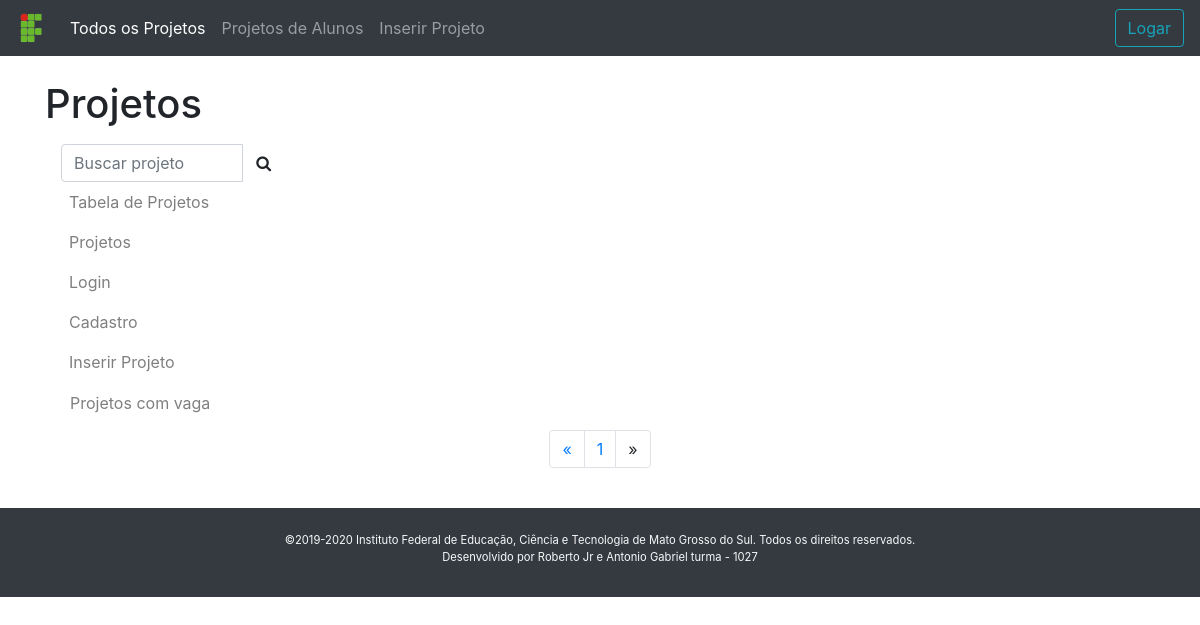
The app's page /views/projetos.php?pagina=2, older data.
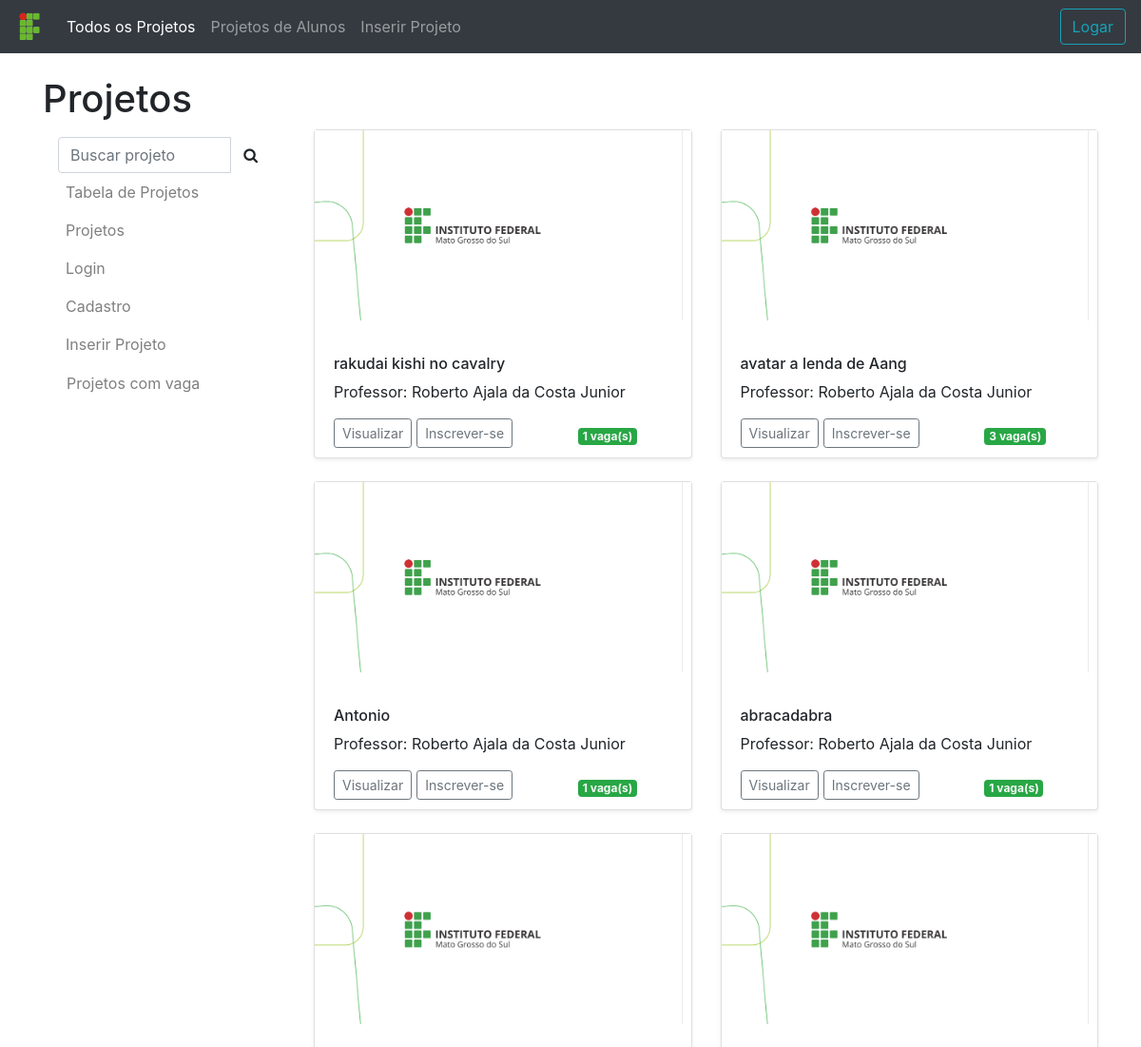
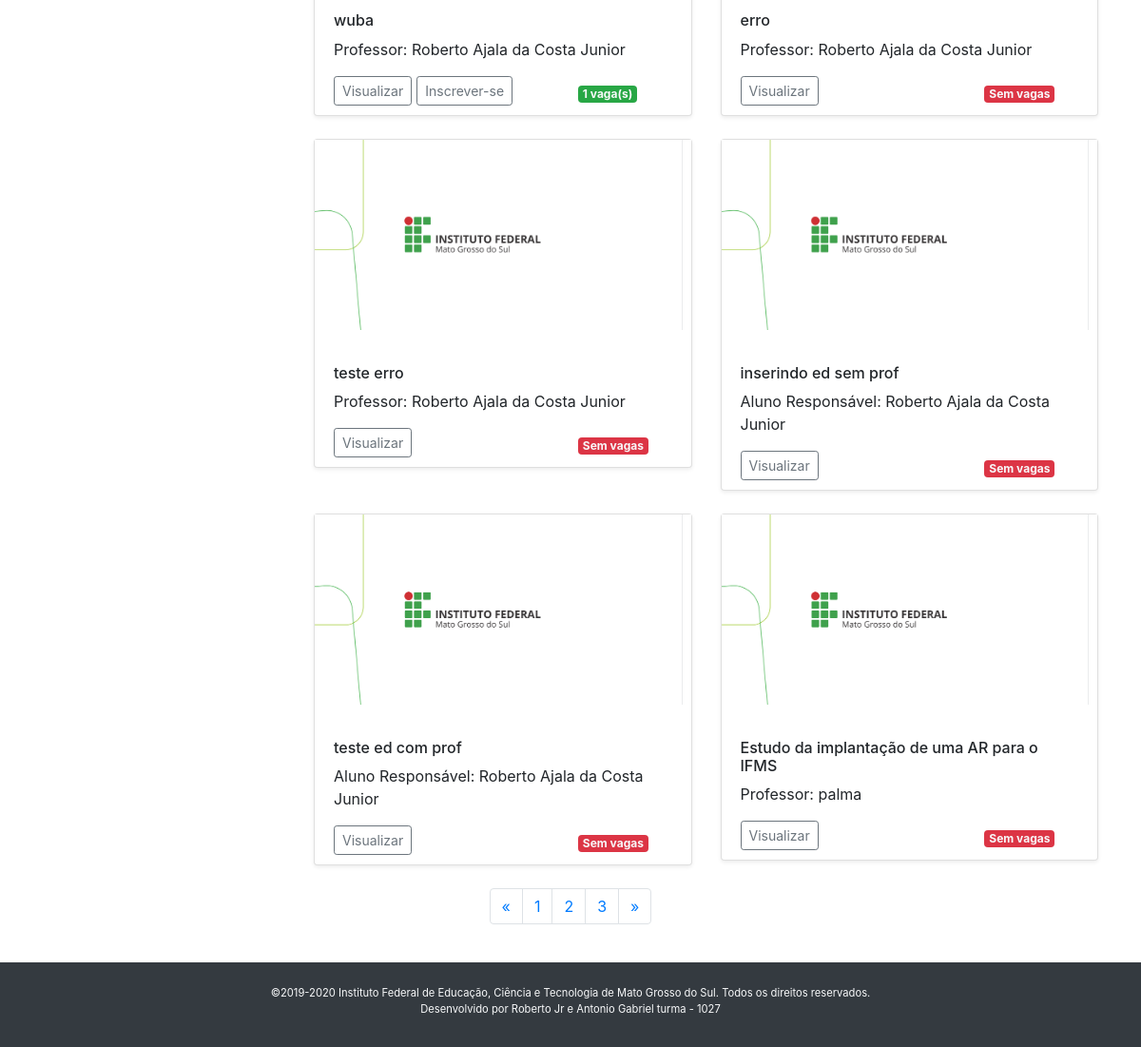
The same page, newer data (2 pictures, top to bottom).
### tables this page shows
CREATE TABLE `projeto` (
  `idProj` int(11) NOT NULL,
  `idProf` int(11) DEFAULT NULL,
  `idAluno` int(11) DEFAULT NULL,
  `tituloProj` varchar(255) NOT NULL,
  `dataIniProj` date DEFAULT NULL,
  `dataFinProj` date DEFAULT NULL,
  `resumoProj` mediumtext NOT NULL,
  `fotoProj` varchar(200) DEFAULT NULL,
  `vagasProj` int(11) NOT NULL,
  `inscritosProj` int(11) NOT NULL,
  `vagasRestantes` int(11) NOT NULL,
  `orienta` tinyint(4) DEFAULT NULL
);

CREATE TABLE `professor` (
  `idProf` int(11) NOT NULL,
  `idLogin` int(11) NOT NULL,
  `nomeProf` varchar(255) DEFAULT NULL,
  `cpfProf` varchar(14) DEFAULT NULL,
  `idCampus` int(11) DEFAULT NULL,
  `siap` varchar(255) DEFAULT NULL,
  `telefone` varchar(15) DEFAULT NULL,
  `privilegios` int(11) DEFAULT NULL
);

CREATE TABLE `aluno` (
  `idAluno` int(11) NOT NULL,
  `idLogin` int(11) NOT NULL,
  `nomeAluno` varchar(255) DEFAULT NULL,
  `idCurso` int(11) DEFAULT NULL,
  `idCampus` int(11) DEFAULT NULL,
  `cpfAluno` varchar(14) DEFAULT NULL,
  `raAluno` int(11) DEFAULT NULL,
  `turma` varchar(5) DEFAULT NULL,
  `privilegios` int(11) DEFAULT NULL
);

### views/projetos.php (the view, shortened to what this page needs)
<head>
</head>
<?php
    require_once('navbar/navbar.php');
    require_once('../bd/conexao.php');
    $pagina = (isset($_GET['pagina'])) ? $_GET['pagina'] : 1;
    if($conexao){
        $projetoSql = "SELECT * FROM projeto";
        $resultadoProjeto = mysqli_query($conexao, $projetoSql);
        $totalProjetos = mysqli_num_rows($resultadoProjeto);
        $quantidade_por_pg = 10;
        $num_pg = ceil($totalProjetos/$quantidade_por_pg);
        $inicio = ($quantidade_por_pg*$pagina)-$quantidade_por_pg;
        $sql = "SELECT * FROM projeto LIMIT $inicio, $quantidade_por_pg";
        $resultadoSQL= mysqli_query($conexao, $sql);
        $vetorUmRegistro = mysqli_fetch_assoc($resultadoSQL);
        $vetorTodosRegistros = array();
        while($vetorUmRegistro != null){
            array_push($vetorTodosRegistros, $vetorUmRegistro);
            $vetorUmRegistro = mysqli_fetch_assoc($resultadoSQL);
        }
        $sql = "SELECT DISTINCT professor.idProf, professor.nomeProf FROM projeto INNER JOIN professor ON projeto.idProf = professor.idProf";
        $resultadoSQL= mysqli_query($conexao, $sql);
        $vetorUmRegistro = mysqli_fetch_assoc($resultadoSQL);
        $vetorProfessores = array();
        while($vetorUmRegistro != null){
            array_push($vetorProfessores, $vetorUmRegistro);
            $vetorUmRegistro = mysqli_fetch_assoc($resultadoSQL);
        }
        $sql = "SELECT DISTINCT aluno.nomeAluno, aluno.idAluno FROM aluno INNER JOIN projeto ON aluno.idAluno = projeto.idAluno";
        $resultadoSQL= mysqli_query($conexao, $sql);
        $vetorUmRegistro = mysqli_fetch_assoc($resultadoSQL);
        $vetorAlunos = array();
        while($vetorUmRegistro != null){
            array_push($vetorAlunos, $vetorUmRegistro);
            $vetorUmRegistro = mysqli_fetch_assoc($resultadoSQL);
        }
    }else{
        echo('<h3 class="text-center"> Erro ao conectar </h3>');
    }
?>
<div class="container">
    <div class="page-header">
        <div class="row">
            <div class="col-sm-8 col-md-9  col-lg-6 col-xl-6">
                <h1>Projetos</h1>
            </div>
            <div class="col-sm-4 col-md-3">
                <nav class="navbar navbar-expand-lg navbar-light">
                </nav>
            </div>
        </div>
    </div>
    <div class="row">
        <div class="col-xl-3 col-lg-3">
            <nav class="navbar navbar-expand-lg navbar-light">
                <?php require_once("navbar/menu_lateral.php") ?>
            </nav>
        </div>
        <div class="col-xl-9 col-lg-9">
            <div class="row">
                <?php foreach($vetorTodosRegistros as $umRegistro): ?>
                    <div class="col-sm-12 col-md-6 col-lg-6 col-xl-6">
                        <div class="card mb-4 shadow-sm">
                            <img  src="../imagemProjetos/<?=$umRegistro["fotoProj"]?>" height="200em" focusable="false" role="img" aria-label="Placeholder: Thumbnail" style="object-fit:cover;">
                            <div class="card-body" style="padding-bottom: 0px;">
                                <?php if($umRegistro['idAluno']==NULL){ ?>
                                    <?php foreach($vetorProfessores as $vP){ ?>
                                        <?php if($vP['idProf'] == $umRegistro["idProf"]) { ?>
                                            <p class="card-text"><h6><?=$umRegistro["tituloProj"]?></h6>Professor: <?=$vP["nomeProf"]?></p>
                                        <?php break; ?>
                                        <?php } ?>
                                    <?php } ?>
                                <?php } else { ?>
                                    <?php foreach($vetorAlunos as $vA){ ?>
                                        <?php if($vA['idAluno'] == $umRegistro["idAluno"]) { ?>
                                            <p class="card-text"><h6><?=$umRegistro["tituloProj"]?></h6>Aluno Responsável: <?=$vA["nomeAluno"]?></p>
                                        <?php break; ?>
                                        <?php } ?>
                                    <?php } ?>
                                <?php } ?>
                                <div class="row" style="margin-bottom: 10px;">
                                    <div class="form-inline col-sm-8 col-md-8 col-lg-8 col-xl-8">
                                        <form action="projeto.php" method="post">
                                            <button type="submit" class="btn btn-sm btn-outline-secondary">Visualizar</button>
                                        </form>
                                        <?php if(isset($_SESSION['tipoLogin']) && $_SESSION['tipoLogin']!="Professor" && $umRegistro['vagasRestantes']!=0){ ?>
                                            <form action="perfil.php" method="post">
                                                <input type="hidden" name="id" value="<?=$umRegistro['idProf']?>">
                                                <input type="hidden" name="insc" value="1">
                                                <input type="hidden" name="tipo" value="Professor">
                                                <button type="submit" class="btn btn-sm btn-outline-secondary" style="margin-left:5px;">Inscrever-se</button>
                                            </form>
                                        <?php } else if($umRegistro['vagasRestantes']!=0 && !isset($_SESSION['tipoLogin'])) { ?>
                                            <form action="tela_login.php">
                                                <button type="submit" class="btn btn-sm btn-outline-secondary" style="margin-left:5px;">Inscrever-se</button>
                                            </form>
                                        <?php } ?>
                                    </div>
                                    <div class="col-sm-2 col-md-2 col-lg-2 col-xl-2" style="margin-top:10px;">
                                        <?php if($umRegistro["vagasRestantes"] > 0) { ?>
                                            <span class="badge bg-success text-light"><?=$umRegistro["vagasRestantes"];?> vaga(s)</span>
                                        <?php } else { ?>
                                            <span class="badge bg-danger text-light">Sem vagas</span>
                                        <?php } ?>
                                    </div>
                                </div>
                            </div>
                        </div>
                    </div>
                <?php endforeach ?>
            </div>
        </div>
    </div>
    <?php
        $pagina_anterior = $pagina - 1;
        $pagina_posterior = $pagina + 1;
    ?>
    <nav aria-label="Page navigation">
        <ul class="pagination justify-content-center">
            <li class="page-item">
                <?php if($pagina_anterior != 0){ ?>
                    <a class="page-link" href="projetos.php?pagina=<?php echo $pagina_anterior; ?>" aria-label="Previous">
                        <span aria-hidden="true">&laquo;</span>
                    </a>
                <?php }else{ ?>
                    <a class="page-link"><span aria-hidden="true">&laquo;</span></a>
                <?php }  ?>
            </li>
            <?php for($i = 1; $i < $num_pg + 1; $i++){ ?>
                <li class="page-item"><a class="page-link" href="projetos.php?pagina=<?php echo $i; ?>"><?php echo $i; ?></a></li>
            <?php } ?>
            <li class="page-item">
                <?php if($pagina_posterior <= $num_pg){ ?>
                    <a class="page-link" href="projetos.php?pagina=<?php echo $pagina_posterior; ?>" aria-label="Previous">
                        <span aria-hidden="true">&raquo;</span>
                    </a>
                <?php }else{ ?>
                    <a class="page-link"><span aria-hidden="true">&raquo;</span></a>
                <?php }  ?>
            </li>
        </ul>
    </nav>
</div>
<?php include_once('navbar/footer.php'); ?>

### views/navbar/navbar.php (shortened to what this page needs)
<head>
  <link rel="stylesheet" href="https://stackpath.bootstrapcdn.com/bootstrap/4.3.1/css/bootstrap.min.css">
  <link rel="stylesheet" href="https://stackpath.bootstrapcdn.com/font-awesome/4.7.0/css/font-awesome.min.css">
</head>
<header>
<nav class="navbar navbar-expand-lg navbar-dark bg-dark">
  <a class="navbar-brand" href="http://localhost/SGProjetos/">
    <img src="http://localhost/SGProjetos/views/navbar/logo.png" width="30" height="30" alt="">
  </a>
  <div class="collapse navbar-collapse" id="navbarSupportedContent">
    <ul class="navbar-nav mr-auto">
      <li class="nav-item active">
        <a class="nav-link" href="http://localhost/SGProjetos/">Todos os Projetos <span class="sr-only">(current)</span></a>
      </li>
      <li class="nav-item">
        <a class="nav-link" href="http://localhost/SGProjetos/views/projetosAlunos.php">Projetos de Alunos<span class="sr-only">(current)</span></a>
      </li>
      <?php if(isset($_SESSION["tipoLogin"])){ ?>
        <?php if($_SESSION["tipoLogin"]=="Professor"){ ?>
          <li class="nav-item">
            <a class="nav-link" href="http://localhost/SGProjetos/views/cadastro/cadastro_projetos.php">Inserir Projeto</a>
          </li>
        <?php } else if($_SESSION["tipoLogin"]=="Aluno"){ ?>
          <li class="nav-item">
            <a class="nav-link" href="http://localhost/SGProjetos/views/cadastro/cadastro_projetos.php">Inserir Projeto</a>
          </li>
      <?php }
        } else {
      ?>
        <li class="nav-item">
          <a class="nav-link" href="http://localhost/SGProjetos/views/tela_login.php">Inserir Projeto</a>
        </li>
      <?php } ?>
    </ul>
    <?php if(!isset($_SESSION["nome"])){ ?>
      <a class="btn btn-outline-info my-2 my-sm-0 form-inline mt-2 mt-md-0"  href="http://localhost/SGProjetos/views/tela_login.php">Logar</a>
    <?php
    }
    ?>
  </div>
</nav>
</header>

### views/navbar/menu_lateral.php (shortened to what this page needs)
<div class="collapse navbar-collapse" id="menuLateral">
    <ul class="navbar-nav mr-auto flex-column nav list-groupx" id='listaMenu'>
        <li class="nav-item" id="pesquisa">
            <form class="form-inline" method="GET" action="http://localhost/SGProjetos/bd/pesquisar.php">
                <div class="input-group">
                    <input type="text" name="pesquisar" id="pesquisar" class="form-control" placeholder="Buscar projeto">
                    <div class="input-group-btn">
                        <button class="btn btn-default form-control" type="submit">
                            <i class="fa fa-search"></i>
                        </button>
                    </div>
                </div>
            </form>
        </li>
        <li class="nav-item">
            <a href="http://localhost/SGProjetos/views/tabela_projetos.php" class="nav-link">Tabela de Projetos</a>
        </li>
        <li class="nav-item">
            <a href="http://localhost/SGProjetos/index.php" class="nav-link">Projetos</a>
        </li>
        <?php if(isset($_SESSION["nome"])){ ?>
        <li class="nav-item">
            <a class="nav-link" href="http://localhost/SGProjetos/views/meus_projetos.php">Meus Projetos
            <?php if(isset($_SESSION['POrientar']) && $_SESSION['POrientar']> 0){ ?><span class="badge bg-danger text-light"><?php echo($_SESSION['POrientar']); ?></span><?php } ?></a>
        </li>
        <li class="nav-item">
            <a class="nav-link" href="http://localhost/SGProjetos/views/perfil.php">Meu Perfil</a>
        </li>
        <?php } else { ?>
            <li class="nav-item">
                <a class="nav-link" href="http://localhost/SGProjetos/views/tela_login.php">Login</a>
            </li>
            <li class="nav-item">
                <a class="nav-link" href="http://localhost/SGProjetos/views/cadastro/cadastro_aluno_professor.php">Cadastro</a>
            </li>
        <?php } ?>
        <?php if(isset($_SESSION["tipoLogin"])){ ?>
            <?php if($_SESSION["tipoLogin"]=="Professor"){ ?>
            <li class="nav-item">
                <a class="nav-link" href="http://localhost/SGProjetos/views/cadastro/cadastro_projetos.php">Inserir Projeto</a>
            </li>
            <?php if(isset($_SESSION["ADMIN"])) { ?>
                <li class="nav-item">
                    <form method="POST" action="http://localhost/SGProjetos/views/alunos_professores.php">
                        <?php if(isset($_SESSION['ADMIN'])) { ?><input type="hidden" name="Professor"><?php } ?>
                        <button type="submit" class="nav-link btn btn-link">Professores</button>
                    </form>
                </li>
            <?php } ?>
            <li class="nav-item">
                <a class="nav-link" href="http://localhost/SGProjetos/views/alunos_professores.php">Alunos</a>
            </li>
            <li class="nav-item">
                <a class="nav-link" href="http://localhost/SGProjetos/views/projetosAlunos.php">Projetos dos Alunos</a>
            </li>
            <?php } else if($_SESSION["tipoLogin"]=="Aluno") {?>
                <li class="nav-item">
                    <a class="nav-link" href="http://localhost/SGProjetos/views/alunos_professores.php">Professores</a>
                </li>
                <li class="nav-item">
                    <a class="nav-link" href="http://localhost/SGProjetos/views/cadastro/cadastro_projetos.php">Inserir Projeto</a>
                </li>
            <?php } ?>
        <?php
            } else {
        ?>
            <li class="nav-item">
                <a class="nav-link" href="http://localhost/SGProjetos/views/tela_login.php">Inserir Projeto</a>
            </li>
        <?php } ?>
            <li class="nav-item">
                <form action="http://localhost/SGProjetos/bd/pesquisar.php?pesquisar=vagas" method="POST">
                    <button type="submit" class="btn btn-link nav-link">Projetos com vaga</button>
                </form>
            </li>
    </ul>
</div>

### views/navbar/footer.php (shortened to what this page needs)
<footer class="navbar-expand-lg navbar-dark bg-dark" id="myFooter">
    <br>
    <div class="container text-center" style="min-height: 65px; max-height: 7px;">
        <p class="nav-item active text-light" style="font-size:70%;">©2019-2020 Instituto Federal de Educação,
            Ciência e Tecnologia de Mato Grosso do Sul. Todos os direitos reservados. <br>
            Desenvolvido por Roberto Jr e Antonio Gabriel turma - 1027</p>
    </div>
</footer>

### views/projetos.php (style rules this page uses)
form { margin-bottom: 0px; }

### views/navbar/menu_lateral.php (style rules this page uses)
ul#listaMenu > li { max-height: 40px; }
#pesquisa { border-bottom: 10px; }

Row changes from the older to the newer data that the page shows:
added projeto: fotoProj (picture), tituloProj "rakudai kishi no cavalry", shows "Inscrever-se", vagasRestantes "1"
now on this page (row edited): professor: nomeProf "Roberto Ajala da Costa Junior"
added projeto: fotoProj (picture), tituloProj "avatar a lenda de Aang", shows "Inscrever-se", vagasRestantes "3"
added projeto: fotoProj (picture), tituloProj "Antonio", shows "Inscrever-se", vagasRestantes "1"
added projeto: fotoProj (picture), tituloProj "abracadabra", shows "Inscrever-se", vagasRestantes "1"
added projeto: fotoProj (picture), tituloProj "wuba", shows "Inscrever-se", vagasRestantes "1"
added projeto: fotoProj (picture), tituloProj "erro", vagasRestantes "Sem vagas"
added projeto: fotoProj (picture), tituloProj "teste erro", vagasRestantes "Sem vagas"
added projeto: fotoProj (picture), tituloProj "inserindo ed sem prof", vagasRestantes "Sem vagas"
now on this page (row edited): aluno: nomeAluno "Roberto Ajala da Costa Junior"
added projeto: fotoProj (picture), tituloProj "teste ed com prof", vagasRestantes "Sem vagas"
added projeto: fotoProj (picture), tituloProj "Estudo da implantação de uma AR para o IFMS", vagasRestantes "Sem vagas"
added professor: nomeProf "palma"
Text that changed along with them:
new list line: "2"
new list line: "3"
